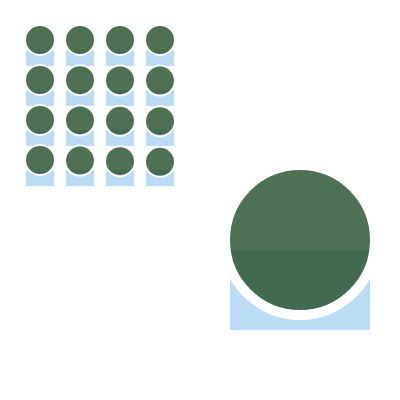
Frame 1 (no input)
Frame 60 (no input): identical to frame 1, image omitted
Frame 120 (the mouse pressed at the canvas centre since frame 60): identical to frame 1, image omitted

The p5.js sketch that drew this single still picture (run headless with seeded random() and noise() and a simulated clock; from frame 60 on, the mouse is pressed at the canvas centre):

// p5.js sketch
// ── sketch.js
/*
clase 6 Interacción teclado

Crear interacción humano-computadora se puede lograr por medio del teclado
como vínculo entre las dos partes.

P5JS tiene varias maneras de hacer esto, veremos las dos más útiles:
- Letras minúsculas y mayúsculas, y los números
	https://p5js.org/reference/#/p5/keyTyped

- Teclas especiales como flechas y barra espaciadora
	https://p5js.org/reference/#/p5/keyCode



Para leer las teclas se usa la función keyTyped que se ejecuta cada vez alguna
tecla alfanumérica es apretada, excluyendo a teclas de funciones como Shift.
La manera de utilizar la función del teclado es para modificar información de
variables globales, así el código que está en draw es más legible y todo el
programa es más ordenado.

Uso
Dentro del ámbito de esta función se deben declarar condicionales con
tres iguales para comparar con la palabra key la letra que se usa,
devolviendo verdadero y funcionando como una condición estándar.
Debe declararse una condición por cada tecla que se usa.

Sintaxis
function keyTyped() {
	if( key === 'a') {
		declaraciones
	}
	if( key === 'A') {
		declaraciones
	}
}

Para usar las siguientes teclas especiales
BACKSPACE, DELETE, ENTER, RETURN, TAB,
ESCAPE, SHIFT, CONTROL, OPTION, ALT,
UP_ARROW, DOWN_ARROW, LEFT_ARROW, RIGHT_ARROW

Se deben declarar dentro de la función keyPressed y comparar con la palabra
keyCode

Sintaxis
function keyPressed() {
  if (keyCode === UP_ARROW) {
	declaraciones
  } else if (keyCode === DOWN_ARROW) {
  	declaraciones
  }
}


*/

let a, b, c, d

function setup() {
  	createCanvas(400, 400)
  	a = 30
  	b = 4
  	c = 4
	d = 0
}

function draw() {
	background(255)
	textSize(50);
	text(key, 10, height* .9)					// muestra letra en uso

	for(let i = 0; i < b; i++) {
      for (let j = 0; j < c; j++) {
        push()
        translate(width * (i+1)*0.1, height * (j+1)*0.1)
        scale(.2)                           	// disminuir tamaño
        modulo('#BADCF4', a, .8, i*j)      		// llamado de la función
        pop()
      }
    }

	push()
	translate(width * .75, height * .5)
	rotate(radians(d))
  	modulo('#BADCF4', 30, .8, 40)           	// llamado de la función
	pop()


}

// Teclado alfanumérico
function keyTyped() {
	if( key === 's') {						// aumenta tamaño general
		a += 10
	}
	else if( key === 'A') {					// disminuye tamaño general
		a -= 10
	}
	else if ( key === 'r') {
		d += 10								// rotación en 10 grados
	}
}

// Teclas especiales
function keyPressed() {
  	if (keyCode === UP_ARROW) {
		b++                                    // aumenta columnas
  	} else if (keyCode === DOWN_ARROW) {
  		b--                                    // disminuye columnas
  	}
}


// Descripción de la función
function modulo (color_1, f_size, trans, crl_pos) {
  stroke(255)                             // línea blanca
  strokeWeight(10)                        // grosor de línea

  fill(color_1)                           // un rectángulo verde aebajo
  rectMode(CENTER)
  rect(0, f_size * 3, f_size * 5, f_size * 3)
  fill(35, 78, 40, 255 * trans)           // un círculo azul arriba
  circle(0, crl_pos, f_size * 5)
}
